Frame 1 (no input): blank canvas, image omitted
Frame 60 (the mouse pressed at the canvas centre just before this capture): blank canvas, image omitted
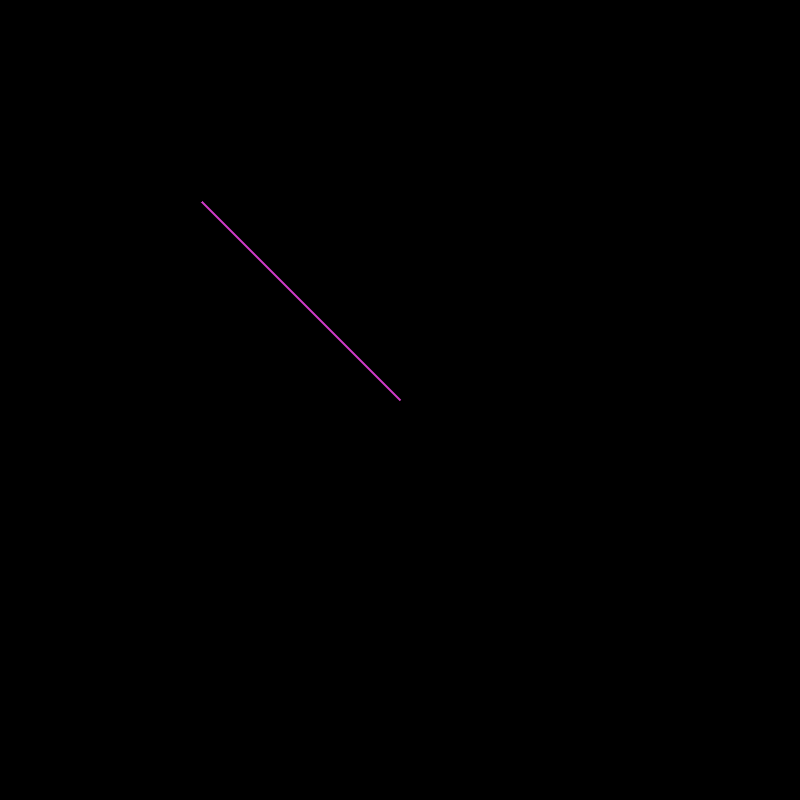
Frame 120 (the mouse held since frame 60 and released just before this capture)

The Processing sketch whose frames 1 and 60 were blank and that drew this single picture after the mouse press (run headless with seeded random() and noise(); from frame 60 on, the mouse is pressed at the canvas centre):

// Processing sketch: processing_6330
// ── processing_6330.pde

float x = width/2.5;
float y = height/1.25;
int r = 255;
int g = 255;
int b = 255;
boolean nowDragging;
int rX, rY;

void setup()
{
  size(800, 800);
  background(0);
}

void draw()
{
   stroke(alpha(255), 0, 0);
   fill(0);
   ellipse(y, x, mouseX, pmouseY);
   fill(178, 034, 034);
       
       if(mousePressed)
       {
         strokeWeight(2);
         stroke(random(128,255), random(40,120), random(40,210));
         triangle(pmouseX, pmouseY, mouseX, mouseY, pmouseX, pmouseY);
       }
      
         
       if(nowDragging)
        {
            stroke(random(r), random(g), random(b));
            triangle(0,0,20,30,pmouseX,pmouseY);
        }  
        
}

void mouseDragged()
{
  stroke(random(r), random(g), random(b));
  triangle(mouseX, mouseY,pmouseX,pmouseY,pmouseX,pmouseY);
}

void mouseReleased()
{
  nowDragging = false;
  rX = mouseX;
  rY = mouseY;
  
}
